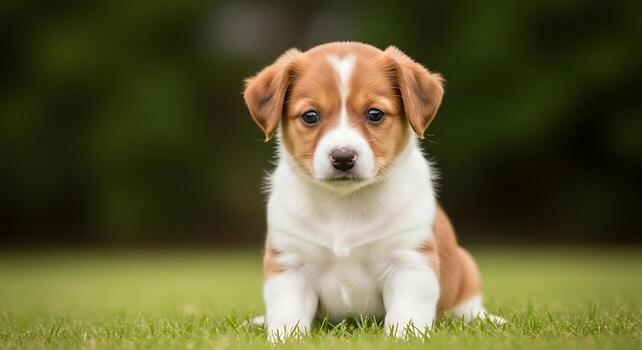
#> input picture pepper.jpg, 642 x 350 px
$ jupyter execute 'Canny edge detection.ipynb'
#> lines starting #> are read from the running program, lines starting #| are printed output that depends on the picture; after the words box and inside, x2 and y2 are one past the last pixel; in counts of white or black regions, pixels touching at a corner belong together
# WORKSHOP 03
## Canny-Edge-Detection

**Name :** DEEPIKA P **Reg. No :** 212223240024 **Slot No :** 26OD1143

[cell 1]
import cv2
import matplotlib.pyplot as plt

[cell 2]
image = cv2.imread("pepper.jpg")
#> image is the input picture: shape (350, 642, 3); mean B, G, R 53.5, 92, 95.4

[cell 3]
plt.imshow(image[:,:,::-1])
plt.title("Original Image")

[cell 4]
# Apply Gaussian Blur to reduce noise
blurred = cv2.GaussianBlur(image, (5, 5), 1.4)

[cell 5]
plt.imshow(blurred[:,:,::-1])
plt.title("Gaussian Blurred")

[cell 6]
# Apply Canny Edge Detection
#Canny edge detection
edges = cv2.Canny(blurred, threshold1 = 180, threshold2 = 200)
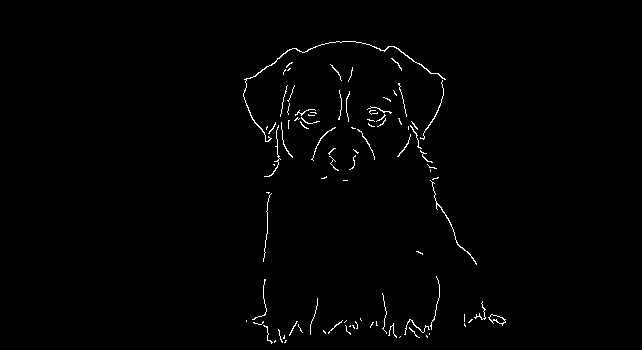
#> edges: shape (350, 642); 1% white in thin lines or dots, all inside (x1, y1, x2, y2) = (243, 41, 506, 344)

[cell 7]
plt.imshow(edges, cmap="gray")
plt.title("Canny Edge Detection")

[cell 8]
#Comparision of Images.
plt.figure(figsize=(12, 4))

plt.subplot(1, 3, 1)
plt.imshow(image[:,:,::-1])
plt.title("Original Image")
plt.axis("off")

plt.subplot(1, 3, 2)
plt.imshow(blurred[:,:,::-1])
plt.title("Gaussian Blurred")
plt.axis("off")

plt.subplot(1, 3, 3)
plt.imshow(edges, cmap="gray")
plt.title("Canny Edge Detection")
plt.axis("off")

plt.tight_layout()
plt.show()
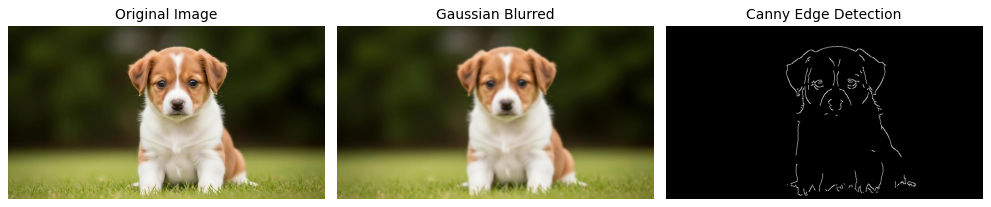
#> figure drawn by matplotlib, 3 panels
